Frame 1 (no input): blank canvas, image omitted
Frame 60 (the mouse pressed at the canvas centre just before this capture): blank canvas, image omitted
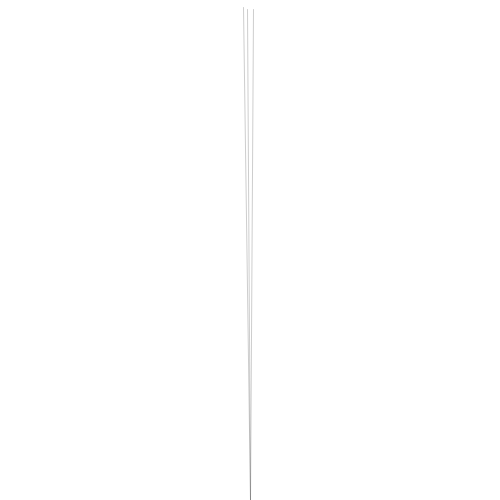
Frame 120 (the mouse held since frame 60 and released just before this capture)

The Processing sketch whose frames 1 and 60 were blank and that drew this single picture after the mouse press (run headless with seeded random() and noise(); from frame 60 on, the mouse is pressed at the canvas centre):

// Processing sketch: Tree2D
// ── Tree2D.pde
class Line{
  float x1,y1,x2,y2;
  int gen=0;
  Line(float a,float b,float c,float d,int g){
    x1=a;
    y1=b;
    x2=c;
    y2=d;
    gen=g;
  }
  ArrayList<Line>makeNew(){
    ArrayList<Line>list=new ArrayList<Line>();
    int i=int(random(2,2));
    for(int n=0;n<i;n++){
      list.add(new Line(x1+random(-xdiff,xdiff),y1-random(ydiff,ydiff+30),x1,y1,gen+1));
    }
    return list;
  }
}
float xdiff=100;
float ydiff=100;
ArrayList<Line>work=new ArrayList<Line>();
ArrayList<Line>finished=new ArrayList<Line>();
void setup(){
  size(500,500);
  //work.add(new Line(width/2,300,width/2,height,0));
  for(int i=0;i<3;i++){
    float r=10;
    float ang=radians(random(45,180-45));
    work.add(new Line(width/2,height,width/2+cos(ang)*r,0+sin(ang)*r,0));
  }
}
void iterate(){
  xdiff*=0.75;
  ydiff*=0.5;
  ArrayList<Line>newLines=new ArrayList<Line>();
  for(Line l:work){
    newLines.addAll(l.makeNew());
  }
  finished.addAll(work);
  work.clear();
  work.addAll(newLines);
  
}
void mousePressed(){
  iterate();
}
void draw(){
  background(255);
  for(Line l:finished){
    stroke(0,50);
    float a=0;
    line(l.x1+random(-a,a),l.y1+random(-a,a),l.x2+random(-a,a),l.y2+random(-a,a));
  }
}
